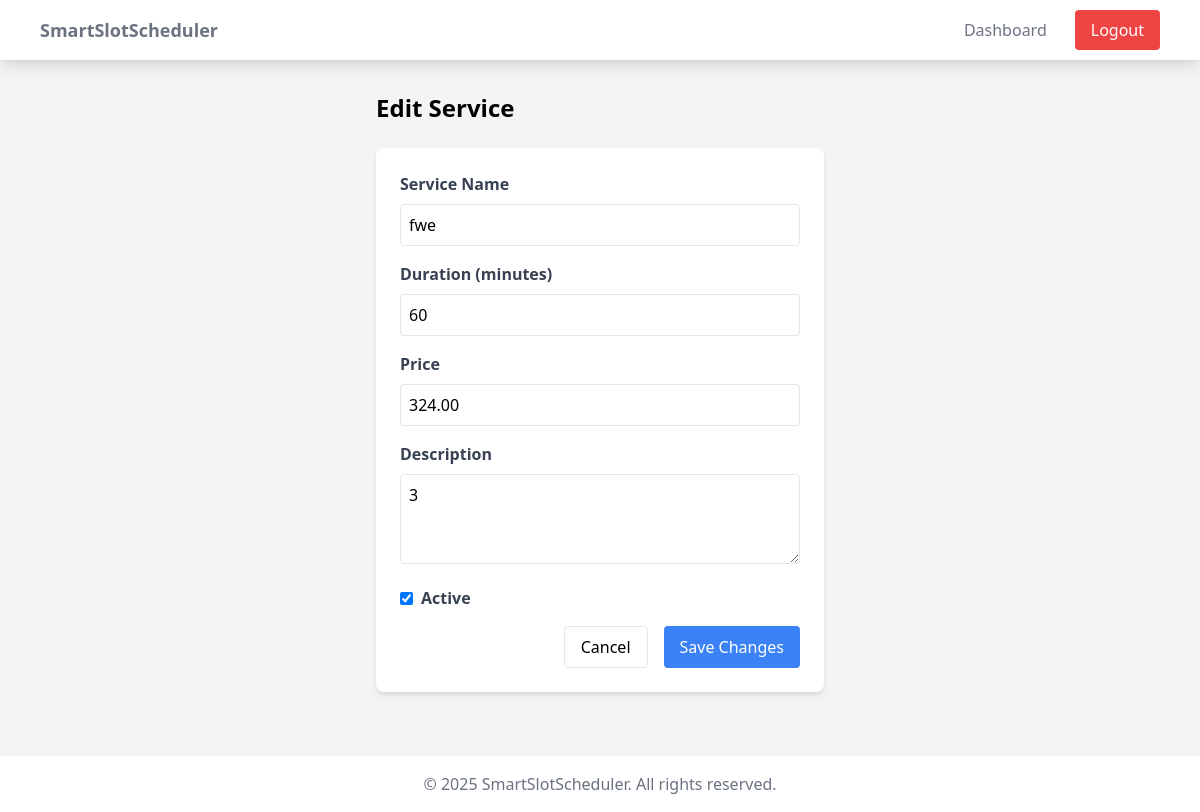
/service/1/edit/ (signed in), run on the app's committed database.
### scheduler/models.py (models this page shows, shortened)
class Service(models.Model):
    business = models.ForeignKey(Business, related_name='services', on_delete=models.CASCADE)
    name = models.CharField(max_length=100)
    duration = models.IntegerField(help_text="Duration in minutes")
    price = models.DecimalField(max_digits=10, decimal_places=2)
    description = models.TextField(blank=True)
    active = models.BooleanField(default=True)
    created_at = models.DateTimeField(default=timezone.now)
    updated_at = models.DateTimeField(auto_now=True)
    class Meta:
        indexes = [
            models.Index(fields=['business', 'active']),
        ]
        ordering = ['name']

### core/views.py (the view, shortened to what this page needs)
# urls.py: path('service/<int:service_id>/edit/', views.edit_service, name='edit_service'),
@login_required
def edit_service(request, service_id):
    service = get_object_or_404(Service, id=service_id, business__owner=request.user)
    return render(request, 'core/service_form.html', {
        'service': service,
        'business': service.business
    })

### core/templates/core/service_form.html (shortened to what this page needs)
{% extends "core/shared/base.html" %}
{% block content %}
<div class="max-w-md mx-auto">
    <h1 class="text-2xl font-bold mb-6">
        {% if service %}Edit{% else %}Add{% endif %} Service
    </h1>
    <div class="bg-white rounded-lg shadow-md p-6">
        <form method="post">
            <div class="mb-4">
                <label class="block text-gray-700 font-bold mb-2">Service Name</label>
                <input type="text" name="name"
                       class="w-full p-2 border rounded"
                       value="{{ service.name|default:'' }}"
                       required>
            </div>
            <div class="mb-4">
                <label class="block text-gray-700 font-bold mb-2">Duration (minutes)</label>
                <input type="number" name="duration"
                       class="w-full p-2 border rounded"
                       min="15" step="15"
                       value="{{ service.duration|default:'60' }}"
                       required>
            </div>
            <div class="mb-4">
                <label class="block text-gray-700 font-bold mb-2">Price</label>
                <input type="number" name="price"
                       class="w-full p-2 border rounded"
                       min="0" step="0.01"
                       value="{{ service.price|default:'0' }}"
                       required>
            </div>
            <div class="mb-4">
                <label class="block text-gray-700 font-bold mb-2">Description</label>
                <textarea name="description"
                          class="w-full p-2 border rounded"
                          rows="3">{{ service.description|default:'' }}</textarea>
            </div>
            {% if service %}
            <div class="mb-4">
                <label class="flex items-center">
                    <input type="checkbox" name="active"
                           class="mr-2"
                           {% if service.active %}checked{% endif %}>
                    <span class="text-gray-700 font-bold">Active</span>
                </label>
            </div>
            {% endif %}
            <div class="flex justify-end space-x-4">
                <a href="{% url 'core:dashboard' %}"
                   class="px-4 py-2 border rounded hover:bg-gray-50">
                    Cancel
                </a>
                <button type="submit"
                        class="px-4 py-2 bg-blue-500 text-white rounded hover:bg-blue-600">
                    {% if service %}Save Changes{% else %}Add Service{% endif %}
                </button>
            </div>
        </form>
    </div>
</div>
{% endblock %}

### data on the page
Service: name "fwe", duration "60", price "324.00", description "3", active "☑"
